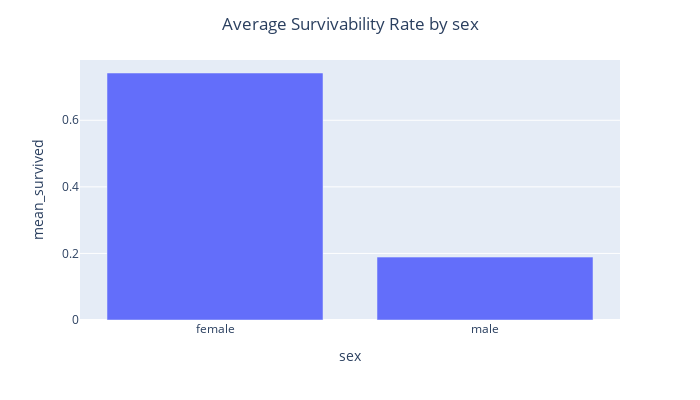

Notebook source saved alongside this figure:
### Code cell
vizSurvivalRate(eda_df, 'sex', 'Bar')

### Figure 1 — Plotly figure (JSON) as saved in the notebook; plotly's stock layout.template omitted (floating-point values rounded to 4 significant figures)
{"data": [{"alignmentgroup": "True", "hovertemplate": "sex=%{x}<br>mean_survived=%{y}<extra></extra>", "legendgroup": "", "marker": {"color": "#636efa", "pattern": {"shape": ""}}, "name": "", "offsetgroup": "", "orientation": "v", "showlegend": false, "textposition": "auto", "type": "bar", "x": ["female", "male"], "xaxis": "x", "y": [0.742, 0.1889], "yaxis": "y"}], "layout": {"barmode": "relative", "height": 400, "legend": {"tracegroupgap": 0}, "margin": {"t": 60}, "title": {"text": "Average Survivability Rate by sex", "x": 0.5}, "width": 700, "xaxis": {"anchor": "y", "domain": [0, 1], "title": {"text": "sex"}}, "yaxis": {"anchor": "x", "domain": [0, 1], "title": {"text": "mean_survived"}}}}
